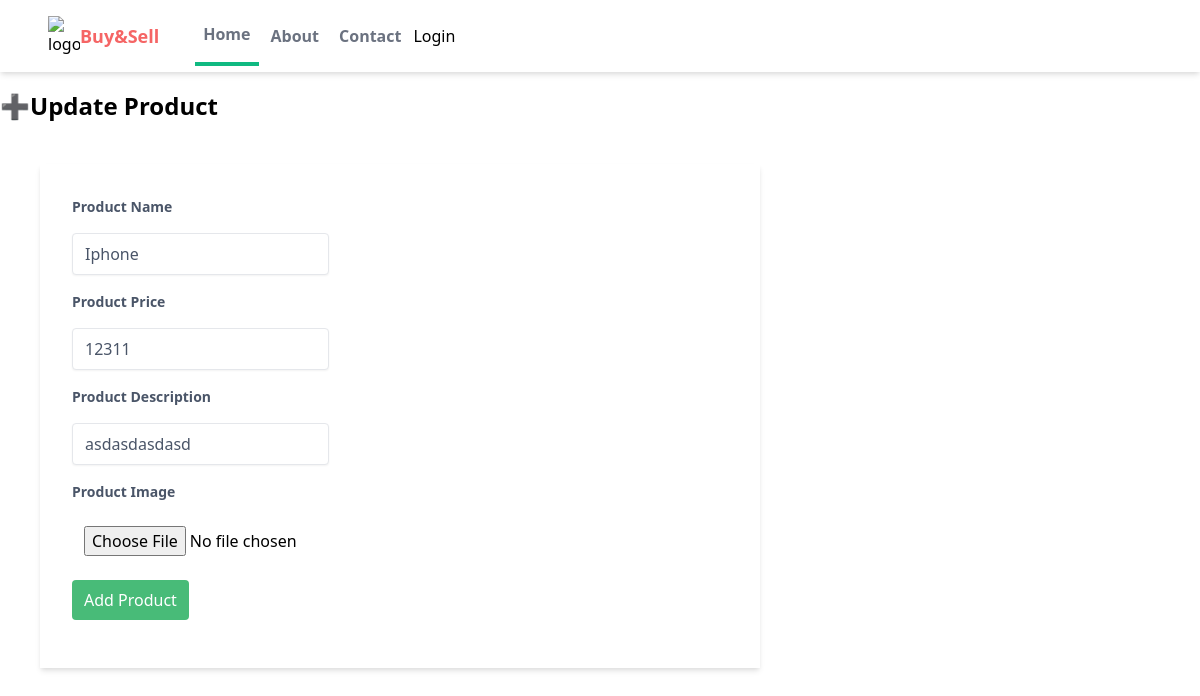
The app's page /myapp/product/edit/2/ with its own data.
### myapp/models.py (models this page shows, shortened)
class Products(models.Model):
    name = models.CharField(max_length=100)
    price = models.IntegerField()
    desc = models.CharField(max_length= 200)
    image = models.ImageField(blank=True, upload_to='images')

### myapp/views.py (the view, shortened to what this page needs)
# urls.py: path('product/edit/<int:id>/', views.update_product, name='update_product'),
def update_product(request, id):
    product = Products.objects.get(id=id)
    context = {
        'product': product,
    }
    return render(request, 'myapp/updateproduct.html', context)

### myapp/templates/myapp/updateproduct.html (shortened to what this page needs)
{% extends 'myapp/base.html' %}
{% block body %}
   <h1 style="font-size: 1.5rem; font-weight: bold; margin: 1rem 0;">➕Update Product</h1>
<form style="width: 60%; background-color: #fff; box-shadow: 0 4px 6px -1px rgba(0, 0, 0, 0.1), 0 2px 4px -1px rgba(0, 0, 0, 0.06); margin: 2.5rem; padding-left: 2rem; padding-right: 2rem; padding-top: 2rem; padding-bottom: 2rem;" method="post" enctype="multipart/form-data">
    <div style="margin-bottom: 1rem;">
        <label style="display: block; color: #4a5568; font-size: 0.875rem; font-weight: bold; margin-bottom: 1rem;" for="name">Product Name</label>
        <input style="box-shadow: 0 1px 2px 0 rgba(0, 0, 0, 0.05); -webkit-appearance: none; -moz-appearance: none; appearance: none; border-width: 1px; border-radius: 0.25rem; padding-top: 0.5rem; padding-bottom: 0.5rem; padding-left: 0.75rem; padding-right: 0.75rem; margin-right: 2.5rem; color: #4a5568;" type="text" placeholder="Samsung" name="name" id="name" value="{{ product.name }}">
    </div>
    <div style="margin-bottom: 1rem;">
        <label style="display: block; color: #4a5568; font-size: 0.875rem; font-weight: bold; margin-bottom: 1rem;" for="price">Product Price</label>
        <input style="box-shadow: 0 1px 2px 0 rgba(0, 0, 0, 0.05); -webkit-appearance: none; -moz-appearance: none; appearance: none; border-width: 1px; border-radius: 0.25rem; padding-top: 0.5rem; padding-bottom: 0.5rem; padding-left: 0.75rem; padding-right: 0.75rem; margin-right: 2.5rem; color: #4a5568;" type="text" placeholder="500000" name="price" id="price" value="{{ product.price }}">
    </div>
    <div style="margin-bottom: 1rem;">
        <label style="display: block; color: #4a5568; font-size: 0.875rem; font-weight: bold; margin-bottom: 1rem;" for="desc">Product Description</label>
        <input style="box-shadow: 0 1px 2px 0 rgba(0, 0, 0, 0.05); -webkit-appearance: none; -moz-appearance: none; appearance: none; border-width: 1px; border-radius: 0.25rem; padding-top: 0.5rem; padding-bottom: 0.5rem; padding-left: 0.75rem; padding-right: 0.75rem; margin-right: 2.5rem; color: #4a5568;" type="text" placeholder="This is a Samsung smartphone" name="desc" id="desc" value="{{ product.desc }}">
    </div>
    <div style="margin-bottom: 1rem;">
        <label style="display: block; color: #4a5568; font-size: 0.875rem; font-weight: bold; margin-bottom: 1rem;" for="upload">Product Image</label>
        <input style="padding-top: 0.5rem; padding-bottom: 0.5rem; padding-left: 0.75rem; padding-right: 0.75rem; margin-right: 2.5rem;" type="file" accept="image/*" name="upload" id="upload">
    </div>
    <div style="margin-bottom: 1rem;">
        <input style="background-color: #48bb78; color: #fff; padding-left: 0.75rem; padding-right: 0.75rem; padding-top: 0.5rem; padding-bottom: 0.5rem; border: none; border-radius: 0.25rem; cursor: pointer;" type="submit" value="Add Product" name="Add Product">
    </div>
</form>
{% endblock %}

### myapp/static/myapp/styles.css (style rules this page uses)
html { line-height: 1.5; -webkit-text-size-adjust: 100%; -moz-tab-size: 4; -o-tab-size: 4; tab-size: 4; font-family: ui-sans-serif, system-ui, -apple-system, BlinkMacSystemFont, "Segoe UI", Roboto, "Helvetica Neue", Arial, "Noto Sans", sans-serif, "Apple Color Emoji", "Segoe UI Emoji", "Segoe UI Symbol", "Noto Color Emoji"; font-feature-settings: normal; font-variation-settings: normal; }
body { margin: 0; line-height: inherit; }
h1, h2, h3, h4, h5, h6 { font-size: inherit; font-weight: inherit; }
button, input, optgroup, select, textarea { font-family: inherit; font-size: 100%; font-weight: inherit; line-height: inherit; color: inherit; margin: 0; padding: 0; }
button, [type='button'], [type='reset'], [type='submit'] { -webkit-appearance: button; background-color: transparent; background-image: none; }
blockquote, dl, dd, h1, h2, h3, h4, h5, h6, hr, figure, p, pre { margin: 0; }
input::placeholder, textarea::placeholder { opacity: 1; color: #9ca3af; }

### records on screen
Products: name "Iphone", price "12311", desc "asdasdasdasd"
